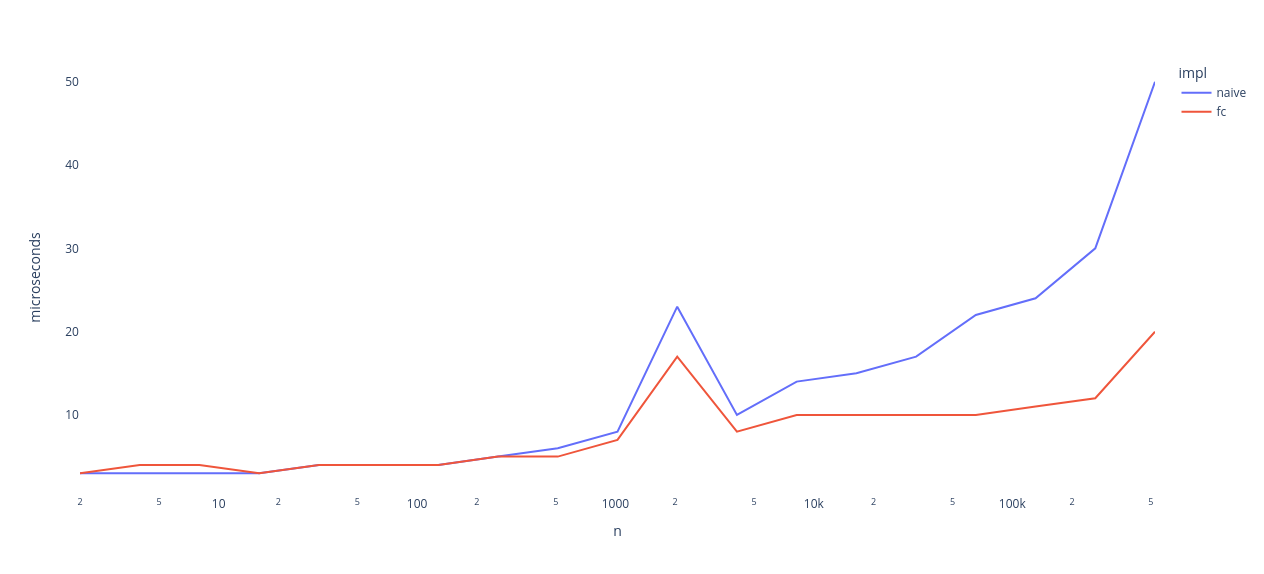

Write the Python code that produced this figure.
from bisect import bisect_left
from random import randint, seed
from time import time

def even(xs): return [x for i, x in enumerate(xs) if i % 2 == 1]

class FractionalCascading:
    def __init__(self, ls):
        self.ls = ls
        self.ms = []
        self.pointers = []
        self.build(ls)
    def build(self, ls):
        ms = [[]] * len(ls)
        pointers = [[]] * len(ls)
        for i in range(len(ls)-1, -1, -1):
            extra = even(ms[i+1]) if i < len(ls)-1 else []
            ms[i] = sorted(ls[i] + extra)
        for k in range(len(ls)):
            ms[k].insert(0, float('-inf'))
            ms[k].append(float('inf'))
        for i in range(len(ls)):
            ps = []
            for x in ms[i]:
                right = bisect_left(ls[i], x)
                down = bisect_left(ms[i+1], x) if i < len(ls)-1 else 0
                ps.append((right, down))
            pointers[i] = ps
        self.ms = ms
        self.pointers = pointers
    def query(self, q):
        out = []
        right, down = self.pointers[0][bisect_left(self.ms[0], q)]
        out.append(right)
        for k in range(1, len(self.ms)):
            if q <= self.ms[k][down-1]:
                right, down = self.pointers[k][down-1]
            else:
                right, down = self.pointers[k][down]
            out.append(right)
        return out

class Naive:
    def __init__(self, ls):
        self.ls = ls
    def query(self, x):
        out = []
        for _, ls in enumerate(self.ls):
            ix = bisect_left(ls, x)
            out.append(ix)
        return out

def test(fc, naive, q):
    res_naive = naive.query(q)
    res_fc = fc.query(q)
    assert res_naive == res_fc, f'query: "{q}" => {res_naive} vs {res_fc}'

def test_n(impl, nruns):
    times = []
    for _ in range(nruns):
        q = randint(0, 1000)
        t0 = time()
        impl.query(q)
        times.append((time() - t0)*1000*1000)
    times.sort()
    return times[len(times)//2]

def make_catalog(n, k):
    """
    n: number of items in a single list
    k: number of lists
    """
    max_value = 1000
    catalog = []
    for _ in range(k):
        catalog.append(sorted([randint(0, max_value) for _ in range(n)]))
    return catalog, max_value

def test_random():
    seed(time())
    for _ in range(100):
        catalog, max_value = make_catalog(1000, 100)
        naive = Naive(catalog)
        fc = FractionalCascading(catalog)
        for _ in range(100):
            q = randint(0, max_value)
            test(fc, naive, q)

def test_bench():
    # python ./fractional_cascading.py > fractional_cascading.tsv
    seed(time())
    k = 10
    for i in range(1, 20):
        n = 2**i
        catalog, max_value = make_catalog(n, k)
        naive = Naive(catalog)
        fc = FractionalCascading(catalog)
        times_naive = test_n(naive, 10)
        times_fc = test_n(fc, 10)
        print(f'{n}\tnaive\t{times_naive:.0f}')
        print(f'{n}\tfc\t{times_fc:.0f}')

def bench_show(filename):
    # python -c 'from fractional_cascading import bench_show; bench_show("fractional_cascading.tsv")'
    import pandas as pd
    import plotly.express as px
    df = pd.read_table(filename, names=['n','impl','microseconds'],
                       dtype={'n':'string','impl':'string','microseconds':'int'},
                       parse_dates=['n'])
    fig = px.line(df, x='n', y='microseconds', hover_name='impl', color='impl', log_x=True)
    fig.update_layout({
        'plot_bgcolor': 'rgb(255, 255, 255)',
        'paper_bgcolor': 'rgb(255, 255, 255)',
    })
    fig.show()

if __name__ == '__main__':
    catalog = [
        [1, 4, 9],
        [2, 3, 7, 10],
        [5, 6, 8, 9, 10, 11]
    ]
    naive = Naive(catalog)
    fc = FractionalCascading(catalog)
    test(fc, naive, 4)
    test(fc, naive, 3)
    test(fc, naive, 9)
    test(fc, naive, 0)
    test(fc, naive, 100)

    # test_random()
    # test_bench()
